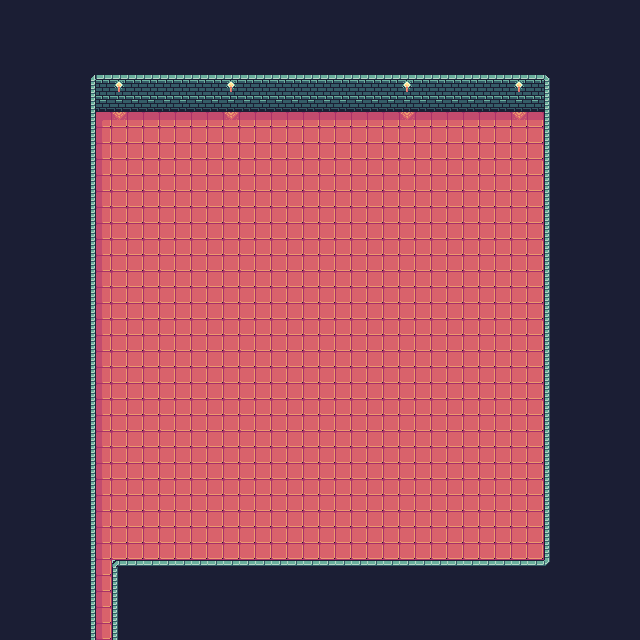

A 2D game scene composited from a Tiled map and its tileset images. What follows is a short description and the map's XML, with each tile layer's data collapsed to a summary:
An orthogonal 40x40 tile map with 16x16 px tiles, 2 tile layers (prototype, base) and 1 object (south_exit).

<map version="1.10" tiledversion="1.10.2" orientation="orthogonal" renderorder="right-down" width="40" height="40" tilewidth="16" tileheight="16" infinite="0" nextlayerid="4" nextobjectid="2">
 <tileset firstgid="1" source="../FaerieForest_PetricakeGamesTSX.tsx" />
 <layer id="1" name="prototype" width="40" height="40">
  <data>[1600 cells, 1600 non-empty, 4 distinct tile ids]</data>
 </layer>
 <layer id="2" name="base" width="40" height="40">
  <data>[1600 cells, 1600 non-empty, 17 distinct tile ids]</data>
 </layer>
 <objectgroup id="3" name="objects_01">
  <object id="1" name="south_exit" x="104" y="639.125">
   <point />
  </object>
 </objectgroup>
</map>
